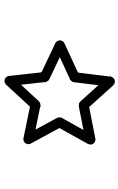
%> input picture ch04/zener_star.jpg, 118 x 189 px
$ octave ch04_harris.m   (GNU Octave 9; MATLAB toolbox functions it lacks are replaced by stand-ins)
%> lines starting %> are read from the running program, lines starting %| are printed output that depends on the picture; in (x1, y1, x2, y2) boxes, pixels count from 0 and x2, y2 are one past the last pixel; in counts of white or black regions, pixels touching at a corner belong together; the program's own positions count from 1
%
% Harris Corner Demo
% 1) follow the low-level procedure of HArris corner detection
% 2) compare with Hasris corner function of Matlab
%

clear;
close all;

I=imread('zener_star.jpg'); I=double(rgb2gray(I));              %Read in image and convert to intensity
%> further down, I is the input picture: size 189x118x3 uint8; mean R, G, B 216.1, 216.1, 216.1

% step 1 is not required, since no noise

wdth=5; sdvn=2;                                                 %Fix smoothing parameters
k=0.04;                                             			%Fix Harris constant
hsmall=fspecial('gaussian',[wdth wdth],sdvn);                   %Define gaussian filter
                        			%Perform neighbourhood smoothing
% step 2
[Fx,Fy]=gradient(I);                                            %Calculate gradient

Fx_sq=Fx.^2; Fy_sq=Fy.^2; Fx_Fy=Fx.*Fy;                         %Define terms in Harris function

subplot(2,2,1), imagesc(Fx_sq);
subplot(2,2,2), imagesc(Fy_sq);

Fx_sq=filter2(hsmall,Fx_sq);                        			%Perform neighbourhood smoothing
Fy_sq=filter2(hsmall,Fy_sq);                        			%on each term
Fx_Fy=filter2(hsmall,Fx_Fy);
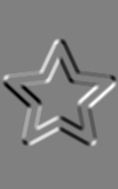
%> Fx_Fy: size 189x118 double; min -4920.9, max 4880.8, mean -0.9; drawn with min black and max white

%step 3                                                                %calculate Harris function
R=(1-2.*k).*Fx_sq.*Fy_sq - k.*(Fx_sq.^2+Fy_sq.^2) - Fx_Fy.^2;
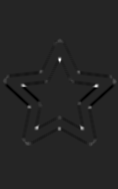
%> R: size 189x118 double; min -3831060.7, max 22072173.4, mean -28250.3; drawn with min black and max white


% step 4
S=ordfilt2(R,wdth.^2,ones(wdth));                               %Maximum filtering over neighbourhood
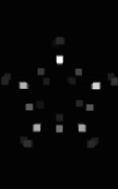
%> S: size 189x118 double; min -288827.7, max 22072173.4, mean 359209.5; drawn with min black and max white
[j,k]=find(R>max(R(:))./12 & R==S);                             %Get subscript indices of local maxima
%> j = 19 values from 41 to 145; k = 19 values from 6 to 115

subplot(2,2,3), imagesc(R); axis image; axis off; colormap(gray);%Display Harris response
subplot(2,2,4), imshow(I,[]);                       			%Display original image
hold on; plot(k,j,'r*');                            			%Interest points superimposed
%> after `plot(k,j,'r*')`:
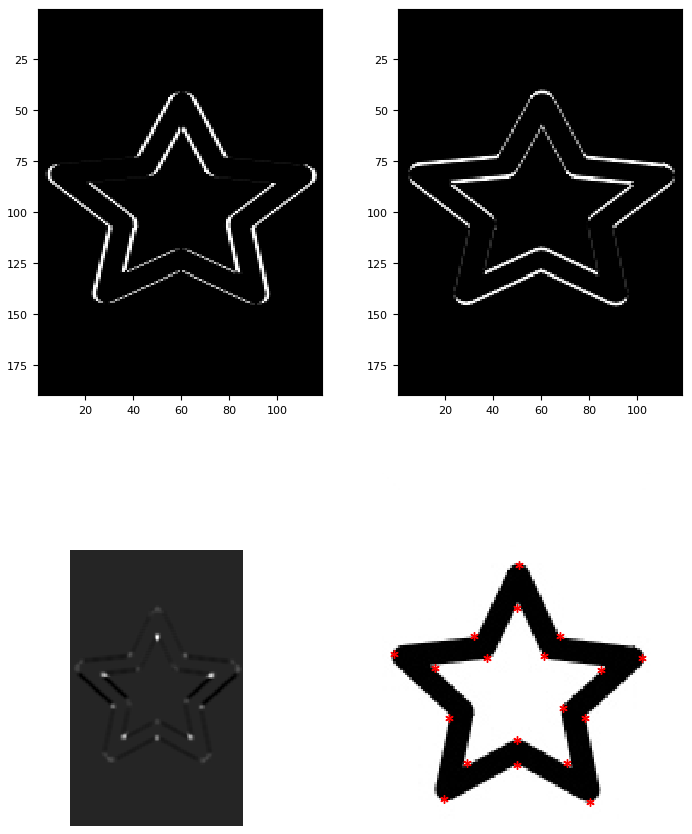
%> figure redrawn from the program's plot data, 4 panels
bw=zeros(size(R)); bw([j,k])=1; bw=logical(bw);                 %Return logical array of interest locations
%> after `bw([j,k])=1`:
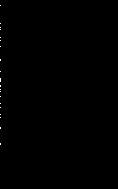
%> bw: size 189x118 double; values 0 (black) and 1 (white), 0.12% white in thin lines or dots, all inside (x1, y1, x2, y2) = (0, 5, 1, 145)


%------------------------------------------------------------------------
% compare with matlab function
%------------------------------------------------------------------------
figure
%C = corner(I);
C = detectHarrisFeatures(I);
%> C = 23 points; strongest (x, y): (60, 60), (97, 86), (24, 86), (37, 128), (83, 129)
subplot(1,2,1);
imshow(I);
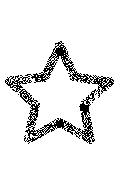
%> displayed picture: size 189x118, on the screen's scale of 0 to 255; 91.5% white; black in thin lines or dots, all inside (x1, y1, x2, y2) = (5, 41, 114, 144)
hold on;
%plot(C(:,1),C(:,2),'r*');
plot(C.Location(:,1),C.Location(:,2),'r*');

%C = corner(I, 20);  % with given number of corner
C = detectHarrisFeatures(I, 'MinQuality', 0.1);
%> C = 17 points; strongest (x, y): (60, 60), (97, 86), (24, 86), (37, 128), (83, 129)
subplot(1,2,2);
imshow(I);
hold on;
%plot(C(:,1),C(:,2),'r*');
plot(C.Location(:,1),C.Location(:,2),'r*');
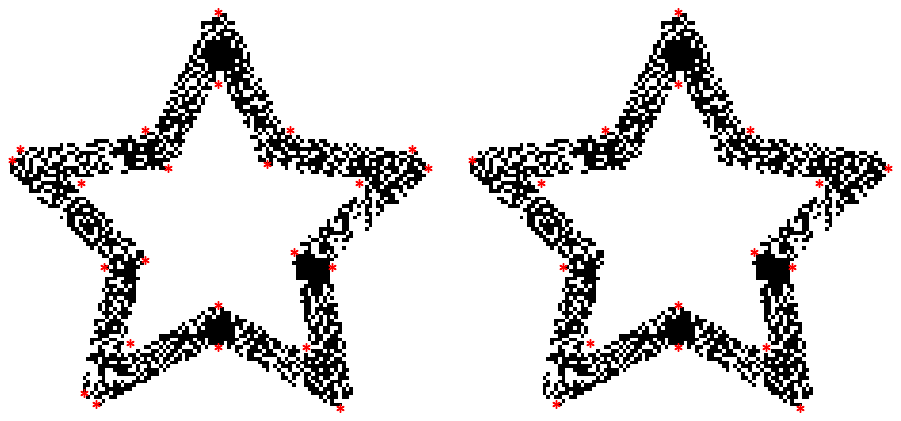
%> figure redrawn from the program's plot data, 2 panels
